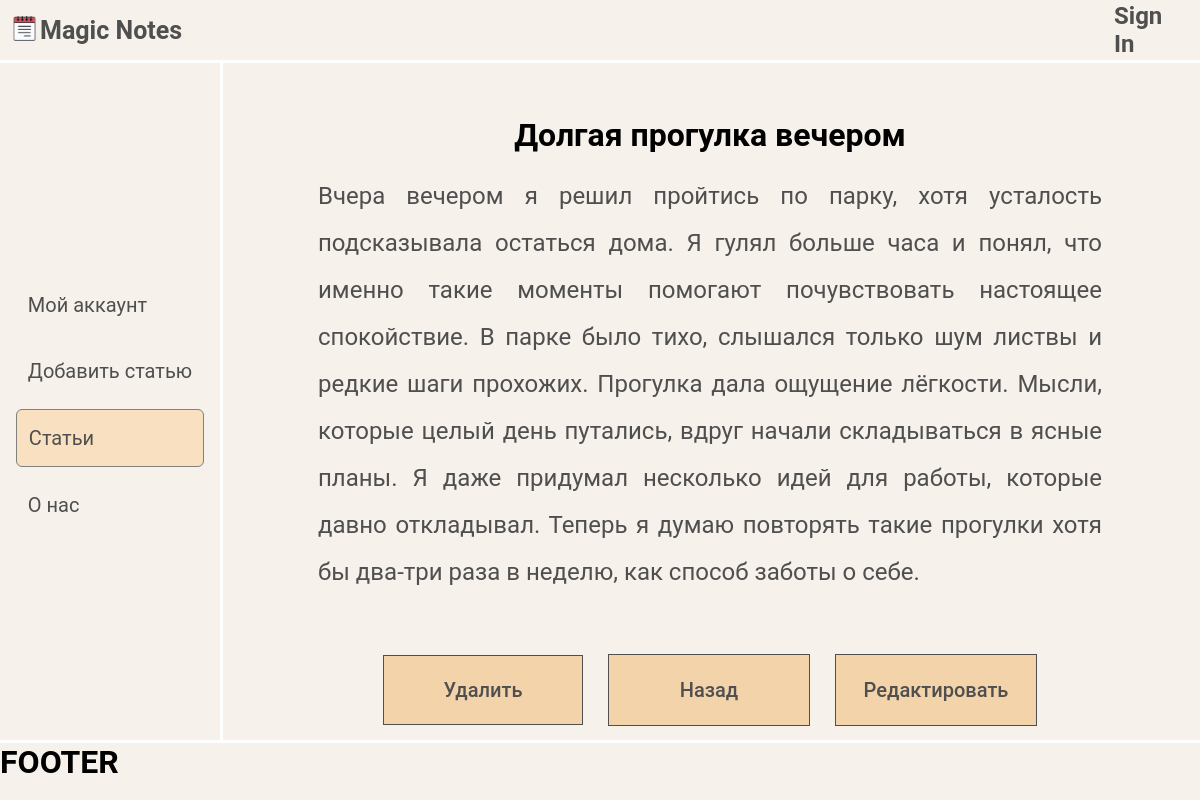
/notes/13/, run on the app's committed database.
### Main/models.py (models this page shows, shortened)
class Notes(models.Model):
    title = models.CharField('Заголовок', max_length=50)
    anons = models.CharField('Анонс', max_length=100)
    text = models.TextField('Текст', max_length=2000)
    date = models.DateField('Дата')
    owner = models.ForeignKey(User, on_delete=models.CASCADE, null=True)
    class Meta:
        verbose_name = 'Заметка'
        verbose_name_plural = 'Заметки'

### Main/views.py (the view, shortened to what this page needs)
# urls.py: path('notes/<int:number>/', views.note),
def note(request, number):
    note = get_object_or_404(Notes, id=number)
    data = {'note' : note,
            'id': number}
    return render(request, f'Main/page.html', data)

### Main/templates/Main/page.html (shortened to what this page needs)
{% extends 'Main/layout.html' %}
{% load static %}
{% block content %}
    <div class="note_container">
        <div class="text_block">
            <h1 style="text-align: center; margin-bottom: 2%;">{{ note.title }}</h1>
            <span>{{ note.text }}</span>
        </div>
        <div class="button_block">
            <form method="post" class="button_form">
                <button class="crud_button" type="submit" name="delete">Удалить</button>
                <a href="{% url 'home'%}" class="crud_button">Назад</a>
                <a href="{% url 'edit' note.id %}" class="crud_button">Редактировать</a>
            </form>
        </div>
    </div>
{% endblock %}
{% block footer %}
    <footer>
        <h1 id="pc">FOOTER</h1>
    </footer>
{% endblock %}

### Main/static/Main/css/style.css (style rules this page uses)
* { font-family: 'Roboto'; margin: 0; padding: 0; }
h1,h2,h3,h4,h5,h6 { margin: 0; padding: 0; color: #626262; }
h1,h2,h3,h4,h5,h6,a:hover { color: black; }
p, a, span { color: #4f4f4f }
html, body { height: 100vh; overflow: hidden; }
#pc { display: block; }
body { background-color: rgb(246, 241, 235); }
.main_page > * { width: 100%; height: 100%; }
footer { grid-column: 1/3; grid-row: 3; z-index: 10; border-top: white solid 3px; }
a { text-decoration: none; }
.note_container { overflow-y: scroll; max-width: 100%; grid-column: 2; grid-row: 2; display: grid; grid-template-columns: 1fr; grid-template-rows: 1fr 100px; justify-items: center; align-items: center; }
.crud_button { background: rgb(243, 211, 169); display: flex; width: 200px; height: 70px; font-size: 20px; text-align: center; justify-content: center; align-items: center; cursor: pointer; color: #4f4f4f; font-weight: 500; border: #4f4f4f 1px solid; }
.button_block { margin: 3% 0 3% 0; display: flex; flex-direction: row; width: 80%; justify-content: space-between; gap: 20px; grid-column: 1; grid-row: 2; }
.button_form { display: flex; justify-content: center; align-items: center; width: 100%; gap: 25px; }
.text_block { grid-column: 1; grid-row: 1; overflow-wrap: break-word; white-space: normal; display: block; text-align: justify; padding: 1% 10% 0 10%; line-height: 45px; }
.text_block span { font-size: 24px; }

### data on the page
Notes: title "Долгая прогулка вечером", text "Вчера вечером я решил пройтись по парку, хотя усталость подсказывала остаться дома. Я гулял больше часа и понял, что именно такие моменты помогают почувствовать настоящее спокойствие. В парке было тихо, слышался только шум листвы и редкие шаги прохожих. Прогулка дала ощущение лёгкости. Мысли, которые целый день путались, вдруг начали складываться в ясные планы. Я даже придумал несколько идей для работы, которые давно откладывал. Теперь я думаю повторять такие прогулки хотя бы два-три раза в неделю, как способ заботы о себе."
